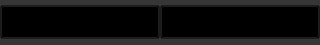
<?xml version="1.0" encoding="UTF-8"?>
<ui version="4.0">
 <class>Form</class>
 <widget class="QWidget" name="Form">
  <property name="geometry">
   <rect>
    <x>0</x>
    <y>0</y>
    <width>320</width>
    <height>45</height>
   </rect>
  </property>
  <property name="windowTitle">
   <string>Form</string>
  </property>
  <property name="styleSheet">
   <string notr="true">QWidget,QLabel{
background-color:rgb(54,54,54);
color:white;
	font: 12pt &quot;MS Shell Dlg 2&quot;;
}
QPushButton{
background-color:transparent;
}

QPushButton:hover{
border:2px solid white;
}
QPushButton:pressed{
border:3px solid grey;
}</string>
  </property>
  <layout class="QVBoxLayout" name="verticalLayout">
   <property name="spacing">
    <number>0</number>
   </property>
   <property name="leftMargin">
    <number>0</number>
   </property>
   <property name="topMargin">
    <number>0</number>
   </property>
   <property name="rightMargin">
    <number>0</number>
   </property>
   <property name="bottomMargin">
    <number>0</number>
   </property>
   <item>
    <layout class="QHBoxLayout" name="horizontalLayout">
     <item>
      <widget class="QPushButton" name="addqtyBtn">
       <property name="minimumSize">
        <size>
         <width>0</width>
         <height>34</height>
        </size>
       </property>
       <property name="toolTip">
        <string>Add/Reduce Sell Quantity</string>
       </property>
       <property name="styleSheet">
        <string notr="true"/>
       </property>
       <property name="text">
        <string/>
       </property>
      </widget>
     </item>
     <item>
      <widget class="QPushButton" name="deleterowBtn">
       <property name="minimumSize">
        <size>
         <width>0</width>
         <height>34</height>
        </size>
       </property>
       <property name="toolTip">
        <string>Remove this item from sell</string>
       </property>
       <property name="text">
        <string/>
       </property>
      </widget>
     </item>
    </layout>
   </item>
  </layout>
 </widget>
 <resources/>
 <connections/>
</ui>
